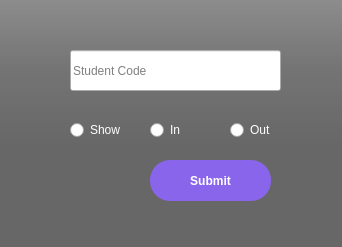
<?xml version="1.0" encoding="UTF-8"?>
<ui version="4.0">
 <class>MainWindow</class>
 <widget class="QMainWindow" name="MainWindow">
  <property name="geometry">
   <rect>
    <x>0</x>
    <y>0</y>
    <width>342</width>
    <height>247</height>
   </rect>
  </property>
  <property name="windowTitle">
   <string>Library Access</string>
  </property>
  <widget class="QWidget" name="centralwidget">
   <widget class="QLabel" name="label">
    <property name="geometry">
     <rect>
      <x>0</x>
      <y>0</y>
      <width>345</width>
      <height>247</height>
     </rect>
    </property>
    <property name="styleSheet">
     <string notr="true">border-image: url(:/newPrefix/bg1.jpg);</string>
    </property>
    <property name="text">
     <string/>
    </property>
   </widget>
   <widget class="QLabel" name="label_2">
    <property name="geometry">
     <rect>
      <x>0</x>
      <y>0</y>
      <width>345</width>
      <height>247</height>
     </rect>
    </property>
    <property name="styleSheet">
     <string notr="true">background-color: qlineargradient(spread:pad, x1:0, x2:0, y2:0.715909, stop:0 rgba(0,0,0,9), stop:0.375 rgba(0,0,0,50), stop:0.835277 rgba(0,0,0,75));
</string>
    </property>
    <property name="text">
     <string/>
    </property>
   </widget>
   <widget class="QLabel" name="label_3">
    <property name="geometry">
     <rect>
      <x>0</x>
      <y>0</y>
      <width>345</width>
      <height>247</height>
     </rect>
    </property>
    <property name="font">
     <font>
      <weight>75</weight>
      <bold>true</bold>
     </font>
    </property>
    <property name="cursor">
     <cursorShape>PointingHandCursor</cursorShape>
    </property>
    <property name="styleSheet">
     <string notr="true">background-color: rgba(0,0,0,100);
</string>
    </property>
    <property name="text">
     <string/>
    </property>
   </widget>
   <widget class="QRadioButton" name="show_radio">
    <property name="geometry">
     <rect>
      <x>70</x>
      <y>120</y>
      <width>61</width>
      <height>20</height>
     </rect>
    </property>
    <property name="font">
     <font>
      <pointsize>9</pointsize>
     </font>
    </property>
    <property name="styleSheet">
     <string notr="true">color: white;</string>
    </property>
    <property name="text">
     <string>Show</string>
    </property>
   </widget>
   <widget class="QPushButton" name="button">
    <property name="geometry">
     <rect>
      <x>150</x>
      <y>160</y>
      <width>121</width>
      <height>41</height>
     </rect>
    </property>
    <property name="font">
     <font>
      <pointsize>9</pointsize>
      <weight>75</weight>
      <bold>true</bold>
     </font>
    </property>
    <property name="cursor">
     <cursorShape>PointingHandCursor</cursorShape>
    </property>
    <property name="styleSheet">
     <string notr="true">QPushButton#button{
	background: rgb(137,101,236);
	border-radius: 20px;
	color: white;
}
QPushButton#button:hover{
	background-color: rgb(255,255,255,210);
	border-radius: 20px;
	color: black;
}
QPushButton#button:pressed{
	background-color: rgb(255,255,255,210);
	padding-top: 5px;
	padding-left: 5px;
}</string>
    </property>
    <property name="text">
     <string>Submit</string>
    </property>
   </widget>
   <widget class="QRadioButton" name="out_radio">
    <property name="geometry">
     <rect>
      <x>230</x>
      <y>120</y>
      <width>51</width>
      <height>20</height>
     </rect>
    </property>
    <property name="font">
     <font>
      <pointsize>9</pointsize>
     </font>
    </property>
    <property name="styleSheet">
     <string notr="true">color: white;</string>
    </property>
    <property name="text">
     <string>Out</string>
    </property>
   </widget>
   <widget class="QRadioButton" name="in_radio">
    <property name="geometry">
     <rect>
      <x>150</x>
      <y>120</y>
      <width>51</width>
      <height>20</height>
     </rect>
    </property>
    <property name="font">
     <font>
      <pointsize>9</pointsize>
     </font>
    </property>
    <property name="styleSheet">
     <string notr="true">color: white;</string>
    </property>
    <property name="text">
     <string>In</string>
    </property>
   </widget>
   <widget class="QLineEdit" name="stu_code">
    <property name="geometry">
     <rect>
      <x>70</x>
      <y>50</y>
      <width>211</width>
      <height>41</height>
     </rect>
    </property>
    <property name="font">
     <font>
      <pointsize>9</pointsize>
     </font>
    </property>
    <property name="placeholderText">
     <string>Student Code</string>
    </property>
   </widget>
  </widget>
 </widget>
 <resources>
  <include location="res.qrc"/>
 </resources>
 <connections/>
</ui>
